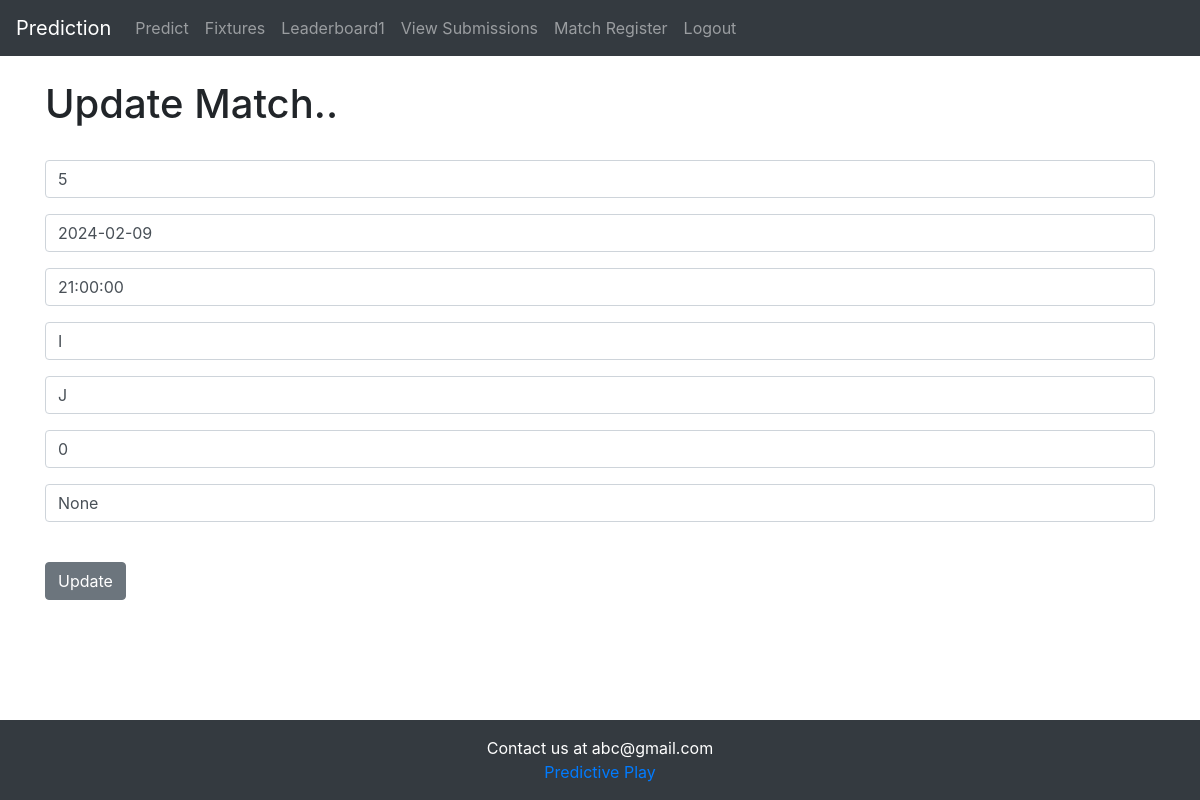
The page /update_match/5 (signed in) on the database its author committed.
### predictsa20/models.py (models this page shows, shortened)
class Match(models.Model):
    match_id = models.PositiveSmallIntegerField(primary_key=True)
    match_date = models.DateField('Match Date')
    match_start_time = models.TimeField('Match Start Time',default='21:00:00')
    match_team_A = models.CharField("Team A",max_length=30)
    match_team_B = models.CharField("Team B",max_length=30)
    match_status = models.SmallIntegerField("Match Status",default=0)
    match_winner = models.CharField("Winner",default=None,max_length=30)

### predictsa20/views.py (the view)
# urls.py: path("update_match/<match_id>", views.update_match, name="update_match"),
def update_match(request,match_id):
    venue = Match.objects.get(pk=match_id)
    form = MatchForm(request.POST or None, instance = venue)
    if form.is_valid():
        form.save()
        score_update3(request,match_id)
        messages.success(request, ("Match Details and Score Updated!!"))
        return redirect('home')
    return render(request, 'predictsa20/update_match.html', {'venue':venue, 'form':form})

### predictsa20/templates/predictsa20/update_match.html (shortened to what this page needs)
{% extends 'predictsa20/base.html'%}
{% block content %}
  {% if user.is_authenticated %}
    {% if request.user.is_superuser %}
      <h1>Update Match..</h1><br />
      <form method="POST" action="">
        {{ form.as_p }}
        <br />
        <input type="submit" value="Update" class="btn btn-secondary" />
      </form>
    {% else %}
      <h1>Sorry! You must be Logged in to view this Page</h1>
    {% endif %}
  {% endif %}
{% endblock %}

### predictsa20/templates/predictsa20/base.html (style rules this page uses)
body { min-height: 100vh; display: flex; flex-direction: column; }

### rows shown on the page
Match: match_id "5", match_date "2024-02-09", match_start_time "21:00:00", match_team_A "I", match_team_B "J", match_status "0", match_winner "None"
